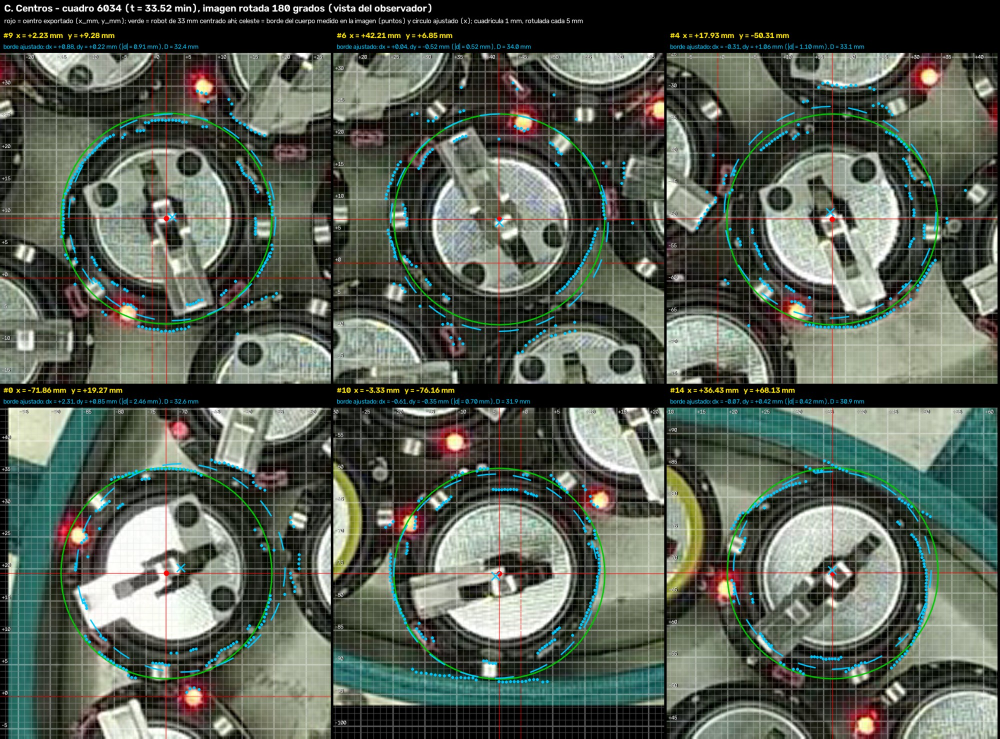
#> input picture informes/ensayos/figuras/verificacion_centros.jpg, 2000 x 1477 px (shown at 1/2 size)
$ python -i calibration.py   (imports and definitions only)
#> lines starting #> are read from the running program, lines starting #| are printed output that depends on the picture
"""Automatic, resolution-independent calibration of the robot detector.

Every geometric parameter of the detector/tracker scales with the apparent robot size, so we
measure that size first and derive the rest from it:

1. Radius: the disc/ring matched filter (same model used for detection) is evaluated on a
   geometric radius grid. The mean of the K strongest local maxima peaks when the template matches
   the real robot (smaller -> ring falls on the bright battery; larger -> disc swallows the dark
   ring). Coarse grid on a ~256 px image, then a fine grid on an image rescaled so the robot is
   ~24 px, with parabolic refinement in log(r).
2. Intensities: disc and ring gray levels are sampled at the strongest peaks; dark thresholds are
   placed at fixed fractions of that contrast (reproduces the hand-tuned 4K values 70/110).
3. Count: full detection with the derived params on the sample frames -> median N.

Reference geometry (measured on DJI_0196, 4K): r_out = 48 px, r_in = 36 px (ratio 0.75),
max speed ~13 px/frame (0.28 r_out).
"""
from __future__ import annotations

from dataclasses import dataclass, replace
from typing import Callable, Optional

import cv2
import numpy as np

from core import detection as det
from core.models import Roi, TrimRange
from core.processing import Pipeline
from core.video_io import VideoReader

RING_RATIO = 0.75            # r_in / r_out
TARGET_R_ANALYSIS = 24.0     # r_out after downscaling for detection (px)
SEPARATION_PER_R = 1.5       # separation / r_out
SEARCH_PER_R = 0.625         # tracker search range / r_out
GAP_GROWTH_PER_R = 0.0625    # tracker gate growth per missing frame / r_out
PIXEL_DARK_FRAC = 0.14       # ring pixel threshold = ring + frac * (disc - ring)
RING_MAX_FRAC = 0.50         # ring mean gate     = ring + frac * (disc - ring)
MIN_R_OUT = 4.0              # px, below this a ring cannot be resolved


@dataclass(frozen=True)
class Calibration:
    r_out: float              # px at the input (ROI) resolution
    r_in: float
    ring_gray: float          # typical dark-ring gray level
    disc_gray: float          # typical bright-disc gray level
    n_estimate: Optional[int]
    n_per_frame: tuple[int, ...]
    radius_spread: float      # relative spread (max-min)/median of per-frame radius estimates
    frame_size: tuple[int, int]  # (w, h) analysed

    @property
    def diameter(self) -> float:
        return 2 * self.r_out

    # [4 lines left out: function reliable, not called in this run]


def _kernels(r_in: float, r_out: float) -> tuple[np.ndarray, np.ndarray]:
    R = int(np.ceil(r_out))
    yy, xx = np.mgrid[-R:R + 1, -R:R + 1]
    rr = np.hypot(xx, yy)
    d = (rr <= r_in).astype(np.float32)
    g = ((rr > r_in) & (rr <= r_out)).astype(np.float32)
    return d / max(d.sum(), 1), g / max(g.sum(), 1)


def _response(g: np.ndarray, r: float, gate_max: float) -> tuple[np.ndarray, np.ndarray, np.ndarray]:
    kd, kr = _kernels(RING_RATIO * r, r)
    md = cv2.filter2D(g, -1, kd, borderType=cv2.BORDER_REFLECT)
    mr = cv2.filter2D(g, -1, kr, borderType=cv2.BORDER_REFLECT)
    return (md - mr) * np.clip((gate_max - mr) / gate_max, 0, 1), md, mr


def _peaks(R: np.ndarray, r: float, k: int) -> tuple[np.ndarray, np.ndarray]:
    w = 2 * max(1, int(round(r))) + 1
    mx = cv2.dilate(R, cv2.getStructuringElement(cv2.MORPH_ELLIPSE, (w, w)))
    ys, xs = np.nonzero((R == mx) & (R > 0))
    order = np.argsort(-R[ys, xs])[:k]
    return ys[order], xs[order]


def _score(g: np.ndarray, r: float, gate_max: float, k: int) -> float:
    R = _response(g, r, gate_max)[0]
    ys, xs = _peaks(R, r, k)
    return float(R[ys, xs].mean()) if len(ys) else 0.0


def _best_on_grid(g: np.ndarray, rs: np.ndarray, gate_max: float, k: int, step: float) -> float:
    sc = np.array([_score(g, r, gate_max, k) for r in rs])
    i = int(np.argmax(sc))
    if 0 < i < len(sc) - 1:
        y0, y1, y2 = sc[i - 1:i + 2]
        den = y0 - 2 * y1 + y2
        off = float(np.clip(0.5 * (y0 - y2) / den, -1, 1)) if den != 0 else 0.0
        return float(rs[i] * step ** off)
    return float(rs[i])


def _resize(gray: np.ndarray, f: float) -> np.ndarray:
    if abs(f - 1.0) < 1e-3:
        return gray.astype(np.float32)
    interp = cv2.INTER_AREA if f < 1 else cv2.INTER_CUBIC
    return cv2.resize(gray, None, fx=f, fy=f, interpolation=interp).astype(np.float32)


def estimate_radius(gray: np.ndarray, k: int = 10) -> tuple[float, float]:
    """Returns (r_out in input px, Otsu threshold) for one grayscale frame."""
    h, w = gray.shape
    otsu, _ = cv2.threshold(gray, 0, 255, cv2.THRESH_BINARY + cv2.THRESH_OTSU)
    gate = max(float(otsu) * 1.1, 1.0)
    # Coarse
    f0 = min(1.0, 256.0 / max(h, w))
    g0 = _resize(gray, f0)
    rs = MIN_R_OUT * 1.15 ** np.arange(60)
    rs = rs[rs <= min(g0.shape) / 4]
    if len(rs) < 3:
        raise ValueError("La imagen es demasiado chica para estimar el tamaño de los robots.")
    r0 = _best_on_grid(g0, rs, gate, k, 1.15) / f0
    # Fine: rescale so the robot is ~TARGET_R_ANALYSIS px
    f1 = min(1.0, TARGET_R_ANALYSIS / r0) if r0 > TARGET_R_ANALYSIS else 1.0
    g1 = _resize(gray, f1)
    centre = r0 * f1
    rs = centre * 1.02 ** np.arange(-8, 9)
    rs = rs[(rs >= MIN_R_OUT) & (rs <= min(g1.shape) / 4)]
    r1 = _best_on_grid(g1, rs, gate, k, 1.02) / f1 if len(rs) >= 3 else r0
    return r1, float(otsu)


# [9 lines left out: function _gray_levels, not called in this run]


def _to_gray(img: np.ndarray) -> np.ndarray:
    return img if img.ndim == 2 else cv2.cvtColor(img, cv2.COLOR_BGR2GRAY)


# [83 lines left out: functions calibrate_frames, derive_detection_params, derive_tracker_values, sample_frames, calibrate_video, describe, not called in this run]

>>> import cv2
>>> picture = cv2.imread('../../../informes/ensayos/figuras/verificacion_centros.jpg', cv2.IMREAD_GRAYSCALE)
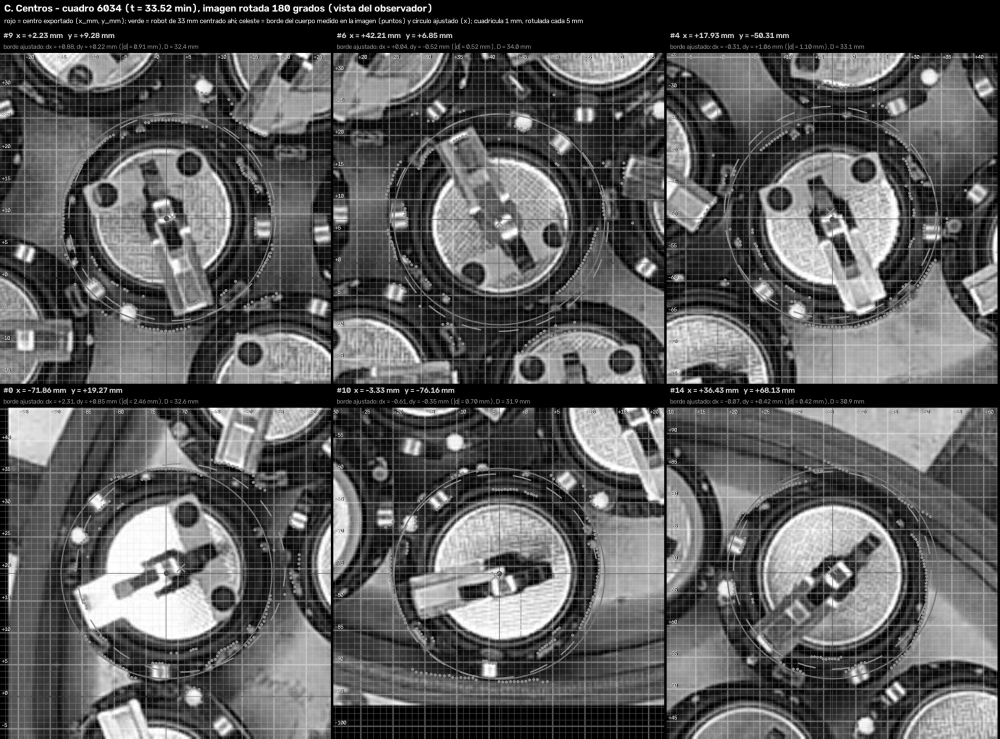
#> picture: shape (1477, 2000) (shown at 1/2 size); min 0, max 255, mean 90.8
>>> result = estimate_radius(picture)
#> in estimate_radius, `otsu, _ = cv2.threshold(gray, 0, 255, cv2.THRESH_BINARY + cv2.THRESH_O..`: otsu = 101
#> in estimate_radius, `gate = max(float(otsu) * 1.1, 1.0)`: gate = 111.1
#> in _resize, `return cv2.resize(gray, None, fx=f, fy=f, interpolation=interp).astype..`:
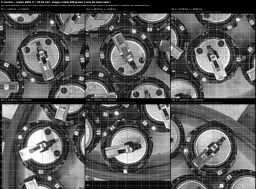
#> returned value: shape (189, 256) float32; min 0, max 254, mean 90.8
#> in _best_on_grid, `sc = np.array([_score(g, r, gate_max, k) for r in rs])`: sc = 18 values, max 40.37 at index 1, min 11.91 at index 17, mean 27.57
#> in _best_on_grid, `i = int(np.argmax(sc))`: i = 1
#> in _best_on_grid, `y0, y1, y2 = sc[i - 1:i + 2]`: y0 = 39.14; y1 = 40.37; y2 = 38.19
#> in _best_on_grid, `den = y0 - 2 * y1 + y2`: den = -3.41
#> in _best_on_grid, `off = float(np.clip(0.5 * (y0 - y2) / den, -1, 1)) if den != 0 else 0.0`: off = -0.139
#> in estimate_radius, `r0 = _best_on_grid(g0, rs, gate, k, 1.15) / f0`: r0 = 35.24
#> in estimate_radius, `f1 = min(1.0, TARGET_R_ANALYSIS / r0) if r0 > TARGET_R_ANALYSIS else 1.0`: f1 = 0.681
#> in estimate_radius, `centre = r0 * f1`: centre = 24
#> in estimate_radius, `rs = centre * 1.02 ** np.arange(-8, 9)`: rs = 17 values from 20.48 to 28.12
#> in estimate_radius, `r1 = _best_on_grid(g1, rs, gate, k, 1.02) / f1 if len(rs) >= 3 else r0`: r1 = 30.08
#> result = (30.08, 101)

$ run again, on informes/ensayos/figuras/verificacion_cinematica.jpg
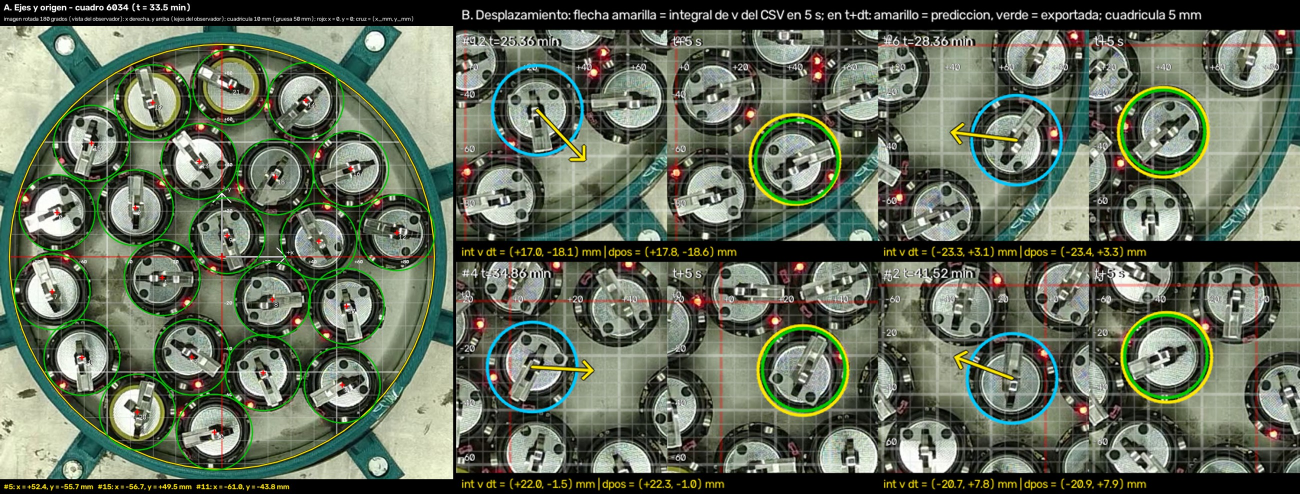
#> input picture informes/ensayos/figuras/verificacion_cinematica.jpg, 2600 x 988 px (shown at 1/2 size)
#> otsu = 105
#> gate = 115.5
#> in _resize, `return cv2.resize(gray, None, fx=f, fy=f, interpolation=interp).astype..`:
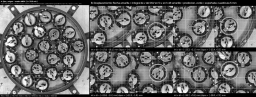
#> returned value: shape (97, 256) float32; min 0, max 252, mean 101.6
#> sc = [30.08, 32.27, 29.86, 31.08, 44.67, 55.01, 42.15, 29.44, 19.13, 17.82, 16.63, 17.77, 14.99]
#> i = 5
#> y0 = 44.67; y1 = 55.01; y2 = 42.15
#> den = -23.19
#> off = -0.0542
#> r0 = 81.09
#> f1 = 0.296
#> in _resize (call 2), `return cv2.resize(gray, None, fx=f, fy=f, interpolation=interp).astype..`:
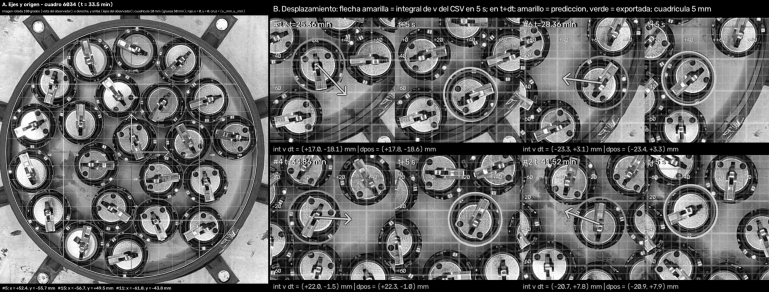
#> returned value: shape (292, 769) float32; min 0, max 254, mean 101.5
#> centre = 24
#> in estimate_radius, `rs = centre * 1.02 ** np.arange(-8, 9)`: rs = 17 values from 20.48 to 28.12
#> r1 = 80.66
#> result = (80.66, 105)

$ run again, on informes/ensayos/figuras/atascos.png
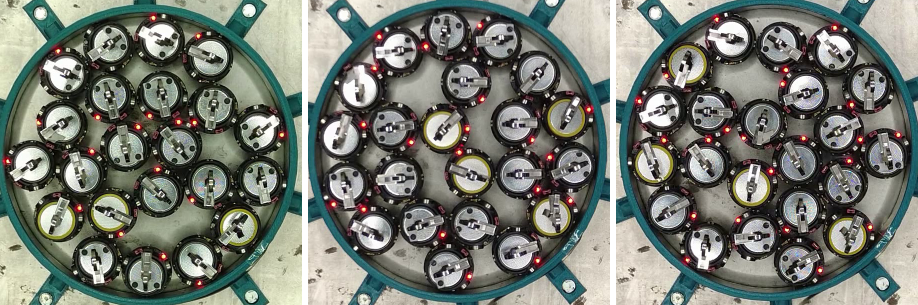
#> input picture informes/ensayos/figuras/atascos.png, 1836 x 610 px (shown at 1/2 size)
#> otsu = 125
#> gate = 137.5
#> in _resize, `return cv2.resize(gray, None, fx=f, fy=f, interpolation=interp).astype..`:
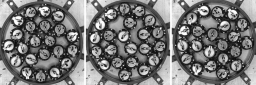
#> returned value: shape (85, 256) float32; min 10, max 253, mean 118.4
#> sc = [30.4, 30.24, 28.45, 57.28, 61.32, 49.62, 33.76, 23.68, 19.02, 15.01, 14.16, 9.47]
#> i = 4
#> y0 = 57.28; y1 = 61.32; y2 = 49.62
#> den = -15.75
#> off = -0.243
#> r0 = 48.5
#> f1 = 0.495
#> in _resize (call 2), `return cv2.resize(gray, None, fx=f, fy=f, interpolation=interp).astype..`:
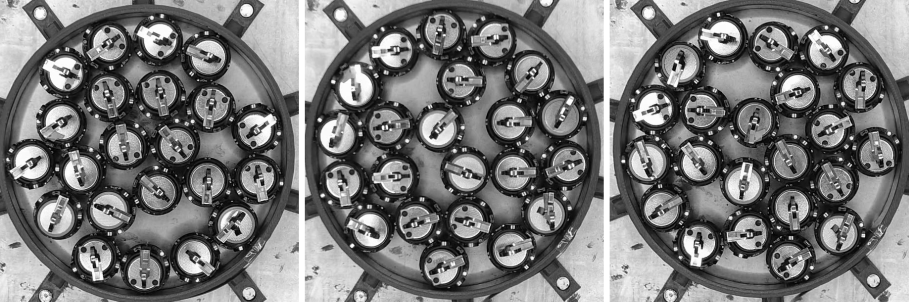
#> returned value: shape (302, 909) float32; min 1, max 255, mean 118.5
#> centre = 24
#> in estimate_radius, `rs = centre * 1.02 ** np.arange(-8, 9)`: rs = 17 values from 20.48 to 28.12
#> r1 = 47.31
#> result = (47.31, 125)

$ run again, on informes/ensayos/figuras/cuadro_20262409_1600_6034.png
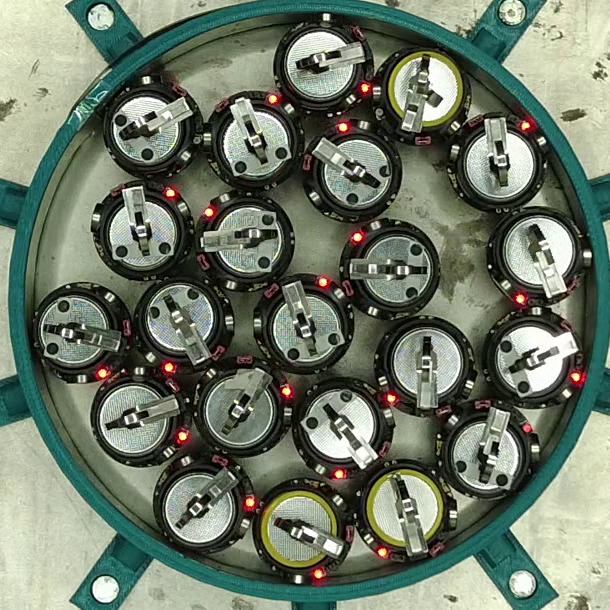
#> input picture informes/ensayos/figuras/cuadro_20262409_1600_6034.png, 610 x 610 px
#> `picture = cv2.imread('../../../informes/ensayos/figuras/verificacion_c..`:
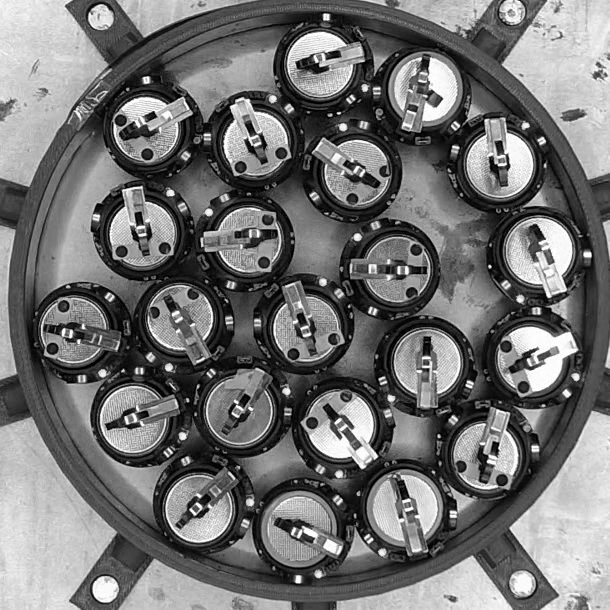
#> picture: shape (610, 610); min 0, max 255, mean 114.4
#> otsu = 124
#> gate = 136.4
#> sc = 20 values, max 63.83 at index 12, min 7.95 at index 19, mean 33
#> i = 12
#> y0 = 60.92; y1 = 63.83; y2 = 46.07
#> den = -20.67
#> off = -0.359
#> r0 = 48.5
#> f1 = 0.495
#> in _resize (call 2), `return cv2.resize(gray, None, fx=f, fy=f, interpolation=interp).astype..`:
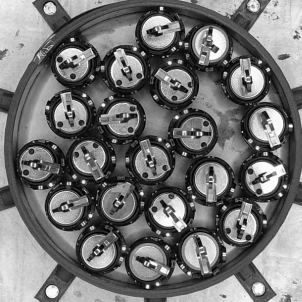
#> returned value: shape (302, 302) float32; min 1, max 254, mean 114.4
#> centre = 24
#> in estimate_radius, `rs = centre * 1.02 ** np.arange(-8, 9)`: rs = 17 values from 20.48 to 28.12
#> r1 = 47.03
#> result = (47.03, 124)
